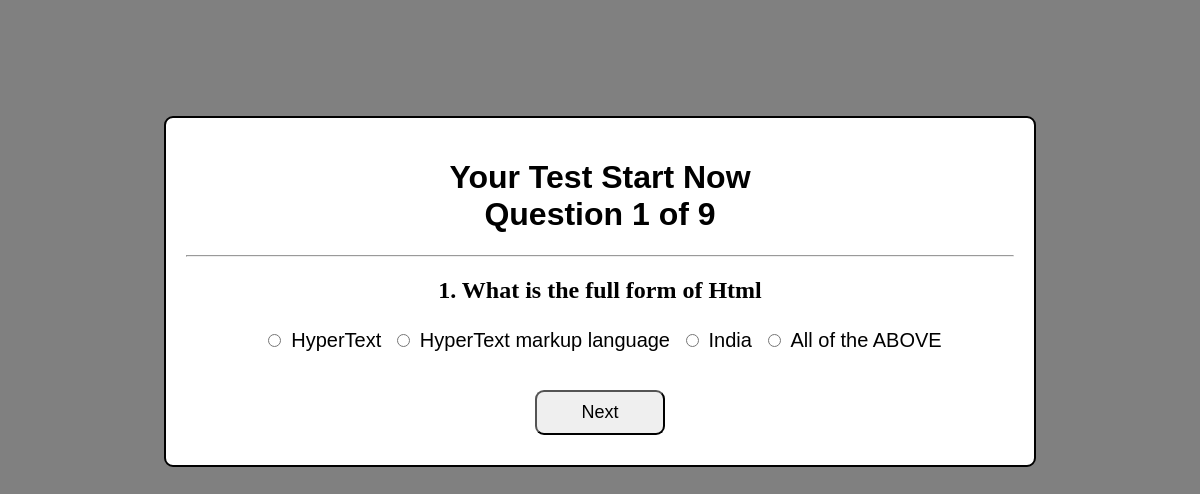
Screenshot of /project/que.php?n=1 with the database file from the repository.
### tables this page shows
CREATE TABLE `questions` (
  `question_number` int(255) NOT NULL,
  `question_text` varchar(255) NOT NULL,
  `id` int(255) NOT NULL,
  `sub` varchar(255) NOT NULL
);

CREATE TABLE `options` (
  `id` int(11) NOT NULL,
  `question_number` int(255) NOT NULL,
  `is_correct` tinyint(11) NOT NULL DEFAULT 0,
  `coption` varchar(500) NOT NULL
);

### project/que.php (the view, shortened to what this page needs)
<?php
include 'db.php';
$number = $_GET['n'];
$query = "SELECT * from questions WHere question_number=$number";
$result = mysqli_query($conn, $query);
$question = mysqli_fetch_assoc($result);
$query = "SELECT * from options WHere question_number=$number";
$choices = mysqli_query($conn, $query);
$query1 = "Select * from questions";
$questions = mysqli_query($conn, $query1);
$total = mysqli_num_rows($questions);
?>
<!DOCTYPE html>
<html lang="en">
<head>
</head>
<body>
    <main><br><br><br><br><br><br>
        <center>
        <div class="container">
        <h1>Your Test Start Now
            <div class="current">
                Question <?php echo $number ?> of <?php echo $total ?>
            </div></h1><hr>
            <h2><?php echo $number,"." ?> <?php echo  $question['question_text'] ?></h2>
            <form method="POST" action="take.php">
                    <?php while ($row = mysqli_fetch_assoc($choices)) { ?>
                        <input type="radio" name="choice" value="<?php echo $row['id'] ?>"><?php echo $row['coption'] ?>
                    <?php } ?>
                <br><br>
                <input type="submit" name="submit" value="Next">
            </form>
        </div>
    </main>
</body>
</html>

### project/que.php (style rules this page uses)
body { background:gray; }
.container { border-radius:9px; border:2px solid black ; width: 70%; padding:20px; background-color:white; }
input { margin:10px; padding:10px; font-size:18px; }
input[type="submit"] { width: 130px; border-radius:9px; }
h1 { font-family: Arial, Helvetica, sans-serif; }
form { font-size:20px; font-family: Arial, Helvetica, sans-serif; }

### rows the page displays
questions: question_text "What is the full form of Html"
options: coption "HyperText"
options: coption "HyperText markup language"
options: coption "India"
options: coption "All of the ABOVE"

### other values shown
$number "1"
$total "9"
